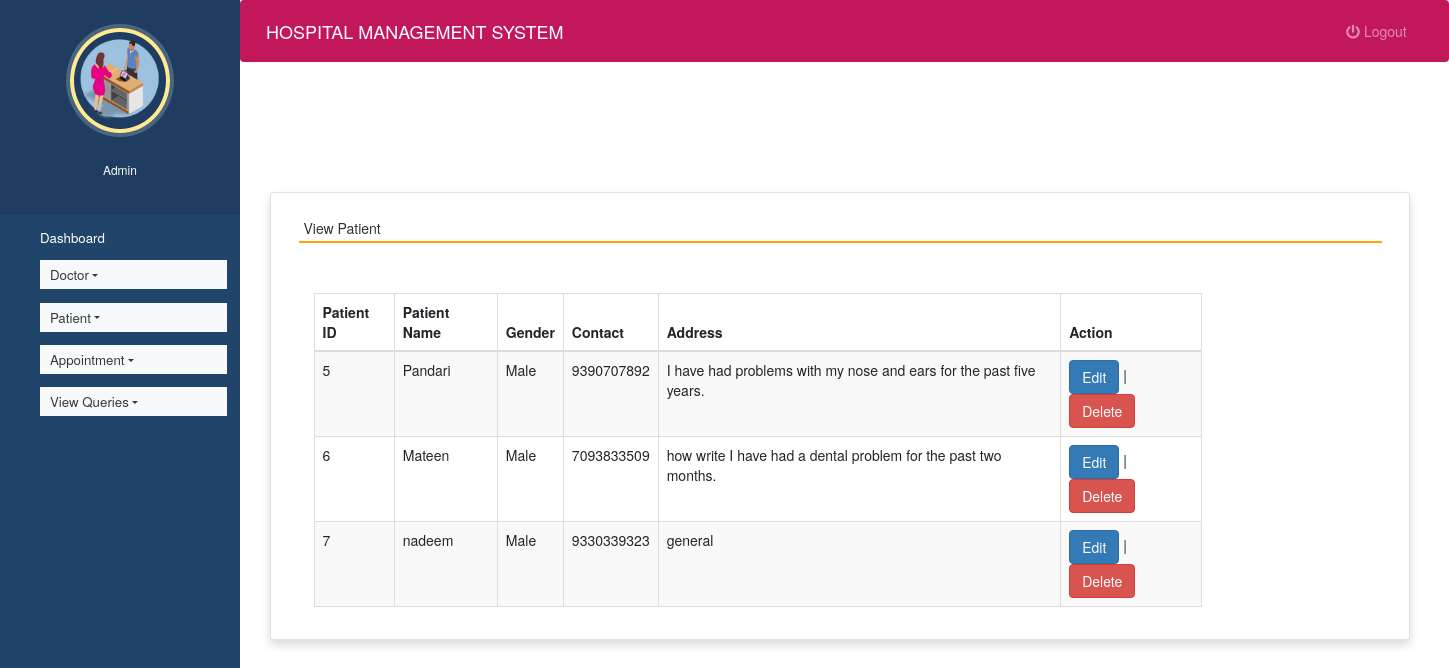
/view_patient (signed in), run on the app's committed database.
### hospitals/models.py (models this page shows, shortened)
class Patient(models.Model):
    name = models.CharField(max_length=50)
    gender = models.CharField(max_length=10)
    mobile = models.IntegerField(null=True)
    address = models.CharField(max_length=50)

### hospitals/views.py (the view)
# urls.py: path('view_patient', view_patient, name='view_patient'),
def view_patient(request):
    if not request.user.is_authenticated or not request.user.is_staff:
        return redirect('login')
    pat = Patient.objects.all()
    d = {'pat': pat}
    return render(request, 'view_patient.html', d)

### hospitals/templates/view_patient.html (shortened to what this page needs)
{% extends 'admin_nav.html' %}
{% load static %}
{% block content %}
<head>
  <link rel="stylesheet" href="https://maxcdn.bootstrapcdn.com/bootstrap/3.4.1/css/bootstrap.min.css">
  <link rel="stylesheet" href="https://use.fontawesome.com/releases/v5.6.3/css/all.css">
</head>
<br><br><br><br>
<div class="container card shadow m-5">
    <div class="card-body">
        <h5 class="p-2" style="border-bottom: 2px solid orange">View Patient</h5>
		<div class="container mt-5">
		<table id="example" class="table table-striped table-bordered" style="width:80%">
			<thead>
				<tr>
					<th>Patient ID</th>
					<th>Patient Name</th>
                    <th>Gender</th>
					<th>Contact</th>
					<th>Address</th>
                    <th>Action</th>
				</tr>
			</thead>
			<tbody>
            {% for i in pat %}
			<tr>
				<td>{{i.id}}</td>
				<td>{{i.name}}</td>
				<td>{{i.gender}}</td>
				<td>{{i.mobile}}</td>
				<td>{{i.address}}</td>
				<td><a href="{% url 'edit_patient' i.id %}" class="btn btn-primary">Edit</a> |
					<a href="{% url 'delete_patient' i.id %}" onclick="return confirm('Are you ready to delete this record ?')" class="btn btn-danger">Delete</a></td>
			</tr>
			{% endfor %}
			</tbody>
		</table>
	 </div>
	</div>
</div>
{% endblock content %}

### hospitals/static/style.css (style rules this page uses)
body { padding-left: 240px; }

### hospitals/templates/admin_nav.html (style rules this page uses)
a:link { text-decoration: none; }
a { color: white; }
body { padding-left: 240px; }

### data on the page
Patient: id "5", name "Pandari", gender "Male", mobile "9390707892", address "I have had problems with my nose and ears for the past five years."
Patient: id "6", name "Mateen", gender "Male", mobile "7093833509", address "how write I have had a dental problem for the past two months."
Patient: id "7", name "nadeem", gender "Male", mobile "9330339323", address "general"
